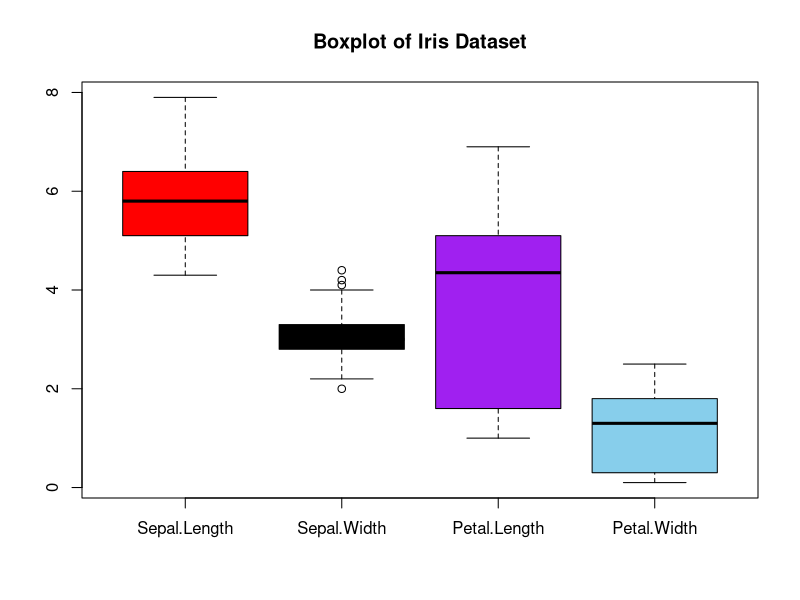

Recreate this plot in R.
#################################################################
##########  Workshop 6: Intro to Git and Github      ############
##########  Author: Neema J. Kafwimi                 ############
##########  Date: 03/01/2025                         ############

# load libaries
library(dplyr)
library(ggplot2)

# upload data
data(iris)

# Boxplot graph for iris dataset 
boxplot(iris[,-5], col=c("red", "black", "purple", "skyblue"),
        main="Boxplot of Iris Dataset")
      
